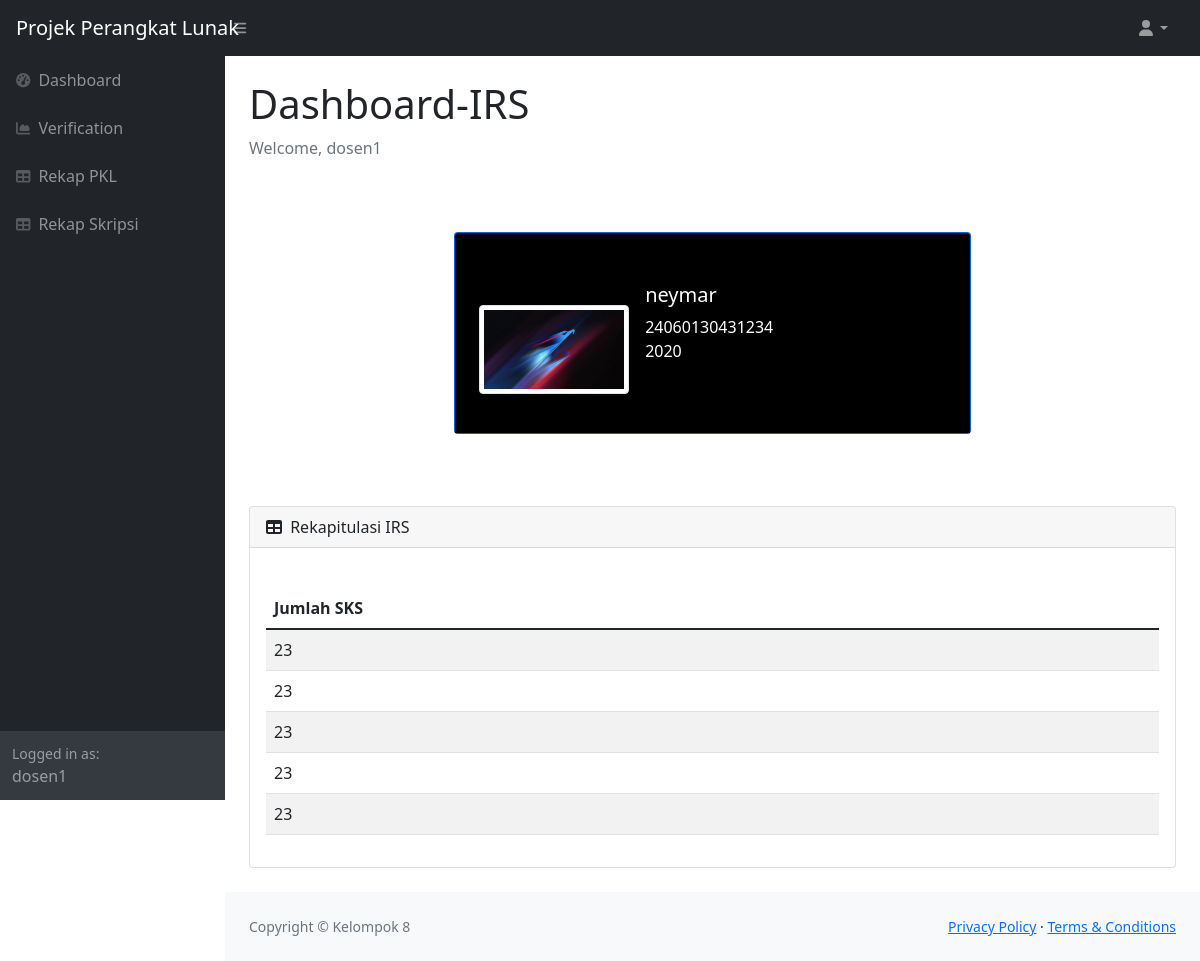
Page /dosen/irs_index2.php?semester=2&nim=24060130431234 (signed in) on the earlier database version.
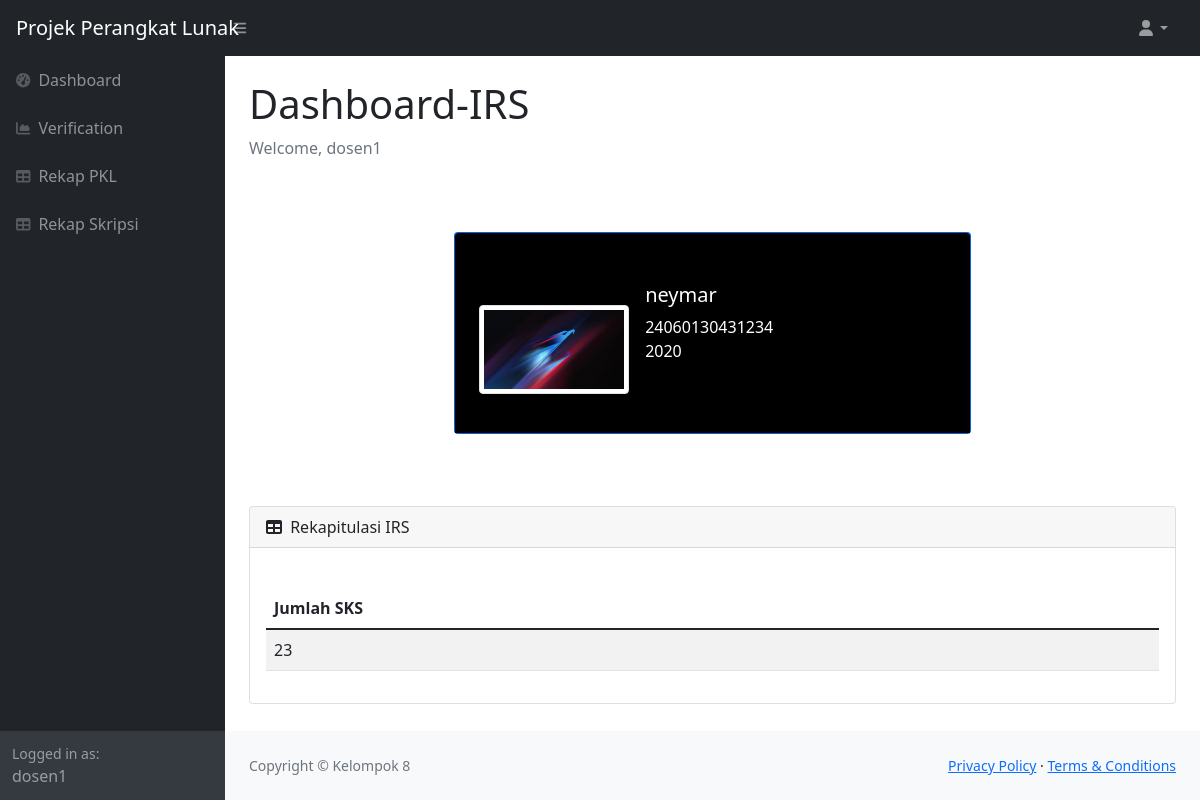
Same page on the later database version.
### tables this page shows
CREATE TABLE `irs` (
  `id_irs` varchar(6) NOT NULL,
  `semester_aktif` int(20) DEFAULT NULL,
  `jumlah_sks` int(30) DEFAULT 0,
  `nim_mahasiswa_fk` varchar(14) DEFAULT NULL,
  `dokumen` varchar(255) NOT NULL
);

### dosen/irs_index2.php (the view, shortened to what the changed rows need)
<!DOCTYPE html>
<html lang="en">
    <head>
        <link href="https://cdn.jsdelivr.net/npm/simple-datatables@latest/dist/style.css" rel="stylesheet" />
        <link href="../css/styles.css" rel="stylesheet" />
    </head>
    <?php
        require_once('../lib/db_login.php');
        if (isset($_GET['nim'])){
            $nim = $_GET['nim'];
            $query2 = "SELECT * FROM mahasiswa
                        -- INNER JOIN irs ON (irs.nim_mahasiswa_fk = mahasiswa.nim)
                        WHERE nim='$nim'
                ";
            $sql_ppl2= mysqli_query($db, $query2) or die (mysqli_error($db));
            $data2 = mysqli_fetch_array ($sql_ppl2);
        }
     ?>
    <body class="sb-nav-fixed">
        <div id="layoutSidenav">
            <div id="layoutSidenav_content">
                <main>
                    <div class="container-fluid px-4">
                        <h1 class="mt-4">Dashboard-IRS</h1>
                            <div class="card mb-4">
                            <div class="card-body">
                                <br>
                            <table class="table table-striped" >
                                    <thead>
                                        <tr>
                                            <th>Jumlah SKS</th>
                                        </tr>
                                    </thead>
                                    <tbody>
                                    <?php
                                        $semester=$_GET['semester'];
                                        $dataNama = $data2['nama'];
                                        $query3 = "SELECT * FROM irs
                                                    INNER JOIN mahasiswa ON
                                                    (mahasiswa.nim = irs.nim_mahasiswa_fk)
                                                    WHERE irs.semester_aktif='$semester'
                                                    AND mahasiswa.nama='$dataNama'
                                                    ";
                                        $sql_ppl= mysqli_query($db, $query3) or die (mysqli_error($db));
                                        while($data2 = mysqli_fetch_array($sql_ppl)){ ?>
                                            <tr>
                                                <td><?=$data2['jumlah_sks']?></td>
                                            </tr>
                                    <?php
                                    } ?>
                                    </tbody>
                                </table>
                            </div>
                        </div>
                    </div>
                </main>
            </div>
        </div>
    </body>
</html>

Differences in the rows shown:
removed irs: jumlah_sks "23"
removed irs: jumlah_sks "23"
removed irs: jumlah_sks "23"
removed irs: jumlah_sks "23"
